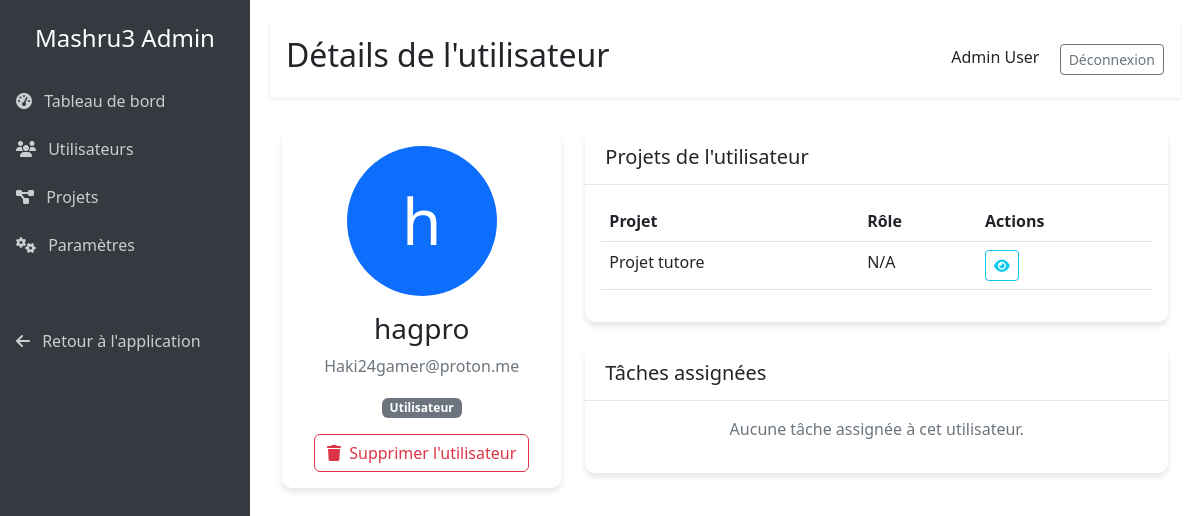
/admin/user/3 (signed in), run on the app's committed database.
### app.py (models this page shows)
class User(db.Model):
    user_id = db.Column(db.Integer, primary_key=True)
    name = db.Column(db.String(255), nullable=False)
    image = db.Column(db.String(255))
    password = db.Column(db.String(255), nullable=False)
    email = db.Column(db.String(255), unique=True, nullable=False)
    is_admin = db.Column(db.Boolean, default=False)
    created_at = db.Column(db.DATE, server_default=db.func.current_date())  # Add created_at field

class Project(db.Model):
    project_id = db.Column(db.Integer, primary_key=True)
    name = db.Column(db.String(255), nullable=False)
    description = db.Column(db.Text)
    image = db.Column(db.String(255))
    start_date = db.Column(db.DATE, nullable=True)
    end_date = db.Column(db.DATE, nullable=True)
    finished_date = db.Column(db.DATE, nullable=True)
    created_at = db.Column(db.DATE, server_default=db.func.current_date())

### app.py (the view)
@app.route('/admin/user/<int:user_id>', methods=['GET'])
def admin_user_details(user_id):
    if 'user_id' not in session:
        return redirect(url_for('connexion'))
    current_user = db.session.get(User, session['user_id'])
    if not current_user or not current_user.is_admin:
        return redirect(url_for('dashboard'))
    user = db.session.get(User, user_id)
    user_projects = db.session.query(Project).join(Participate).filter(
        Participate.user_id == user_id
    ).all()
    user_tasks = db.session.query(Task).join(Assigned).filter(
        Assigned.user_id == user_id
    ).all()
    return render_template('admin/user_details.html', user=user, projects=user_projects, tasks=user_tasks)

### app.py (called while the page is built)
@app.context_processor
def inject_quote():
    return {'quote': random.choice(COLLABORATION_QUOTES) if 'COLLABORATION_QUOTES' in globals() else None}

@app.context_processor
def inject_user_data():
    if 'user_id' in session:
        user = db.session.get(User, session['user_id'])
        if user:
            return {
                'user_first_name': user.name,
                'user_image': user.image,
                'is_admin': user.is_admin  # Add admin status here
            }
    return {'user_first_name': None, 'user_image': None, 'is_admin': False}

@app.context_processor
def inject_notifications_data():
    if 'user_id' in session:
        unread_count = Notification.query.filter_by(
            recipient_id=session['user_id'],
            is_read=False
        ).count()
        return {'notification_count': unread_count}
    return {'notification_count': 0}

### templates/admin/user_details.html (shortened to what this page needs)
{% extends 'admin/base.html' %}
{% block page_title %}Détails de l'utilisateur{% endblock %}
{% block content %}
<div class="container-fluid">
    <div class="row">
        <div class="col-md-4">
            <div class="card">
                <div class="card-body text-center">
                    {% if user.image %}
                    <img src="{{ user.image }}" alt="{{ user.name }}" class="rounded-circle mb-3" style="width: 150px; height: 150px; object-fit: cover;">
                    {% else %}
                    <div class="avatar rounded-circle bg-primary text-white d-flex align-items-center justify-content-center mx-auto mb-3" style="width: 150px; height: 150px; font-size: 4rem;">
                        {{ user.name[0] }}
                    </div>
                    {% endif %}
                    <h3>{{ user.name }}</h3>
                    <p class="text-muted">{{ user.email }}</p>
                    <p>
                        {% if user.is_admin %}
                        <span class="badge bg-danger">Administrateur</span>
                        {% else %}
                        <span class="badge bg-secondary">Utilisateur</span>
                        {% endif %}
                    </p>
                    <button class="btn btn-outline-danger" id="deleteUserBtn" data-user-id="{{ user.user_id }}" data-user-name="{{ user.name }}">
                        <i class="fas fa-trash me-1"></i> Supprimer l'utilisateur
                    </button>
                </div>
            </div>
        </div>
        <div class="col-md-8">
            <div class="card mb-4">
                <div class="card-header">
                    <h5 class="mb-0">Projets de l'utilisateur</h5>
                </div>
                <div class="card-body">
                    {% if projects %}
                    <div class="table-responsive">
                        <table class="table table-hover">
                            <thead>
                                <tr>
                                    <th>Projet</th>
                                    <th>Rôle</th>
                                    <th>Actions</th>
                                </tr>
                            </thead>
                            <tbody>
                                {% for project in projects %}
                                <tr>
                                    <td>{{ project.name }}</td>
                                    <td>
                                        {% set participate = participations[project.project_id] if participations is defined else None %}
                                        {{ participate.role if participate else 'N/A' }}
                                    </td>
                                    <td>
                                        <a href="{{ url_for('project_detail', project_id=project.project_id) }}" class="btn btn-sm btn-outline-info">
                                            <i class="fas fa-eye"></i>
                                        </a>
                                    </td>
                                </tr>
                                {% endfor %}
                            </tbody>
                        </table>
                    </div>
                    {% else %}
                    <p class="text-muted text-center">Cet utilisateur ne participe à aucun projet.</p>
                    {% endif %}
                </div>
            </div>
            <div class="card">
                <div class="card-header">
                    <h5 class="mb-0">Tâches assignées</h5>
                </div>
                <div class="card-body">
                    {% if tasks %}
                    <div class="table-responsive">
                        <table class="table table-hover">
                            <thead>
                                <tr>
                                    <th>Tâche</th>
                                    <th>Projet</th>
                                    <th>Priorité</th>
                                    <th>Status</th>
                                </tr>
                            </thead>
                            <tbody>
                                {% for task in tasks %}
                                <tr>
                                    <td>{{ task.title }}</td>
                                    <td>
                                        {% set project = projects_map[task.project_id] if projects_map is defined else None %}
                                        {{ project.name if project else 'N/A' }}
                                    </td>
                                    <td>
                                        <span class="badge bg-{{ 'danger' if task.priority == 'high' else 'warning' if task.priority == 'medium' else 'info' }}">
                                            {{ task.priority }}
                                        </span>
                                    </td>
                                    <td>
                                        <span class="badge bg-{{ 'success' if task.status == 'DONE' else 'primary' if task.status == 'IN_PROGRESS' else 'secondary' }}">
                                            {{ task.status }}
                                        </span>
                                    </td>
                                </tr>
                                {% endfor %}
                            </tbody>
                        </table>
                    </div>
                    {% else %}
                    <p class="text-muted text-center">Aucune tâche assignée à cet utilisateur.</p>
                    {% endif %}
                </div>
            </div>
        </div>
    </div>
</div>
{% endblock %}

### templates/admin/base.html (shortened to what this page needs)
<!DOCTYPE html>
<html lang="fr">
<head>
    <link href="https://cdn.jsdelivr.net/npm/bootstrap@5.2.3/dist/css/bootstrap.min.css" rel="stylesheet">
    <link rel="stylesheet" href="https://cdnjs.cloudflare.com/ajax/libs/font-awesome/6.4.0/css/all.min.css">
</head>
<body>
    <div class="sidebar">
        <div class="d-flex align-items-center justify-content-center py-4">
            <h4 class="m-0">Mashru3 Admin</h4>
        </div>
        <ul class="nav flex-column">
            <li class="nav-item">
                <a href="{{ url_for('admin_dashboard') }}" class="nav-link {% if request.path == url_for('admin_dashboard') %}active{% endif %}">
                    <i class="fas fa-tachometer-alt me-2"></i> Tableau de bord
                </a>
            </li>
            <li class="nav-item">
                <a href="{{ url_for('admin_users') }}" class="nav-link {% if request.path == url_for('admin_users') %}active{% endif %}">
                    <i class="fas fa-users me-2"></i> Utilisateurs
                </a>
            </li>
            <li class="nav-item">
                <a href="{{ url_for('admin_projects') }}" class="nav-link {% if request.path == url_for('admin_projects') %}active{% endif %}">
                    <i class="fas fa-project-diagram me-2"></i> Projets
                </a>
            </li>
            <li class="nav-item">
                <a href="{{ url_for('admin_settings') }}" class="nav-link {% if request.path == url_for('admin_settings') %}active{% endif %}">
                    <i class="fas fa-cogs me-2"></i> Paramètres
                </a>
            </li>
            <li class="nav-item mt-5">
                <a href="{{ url_for('dashboard') }}" class="nav-link">
                    <i class="fas fa-arrow-left me-2"></i> Retour à l'application
                </a>
            </li>
        </ul>
    </div>
    <div class="main-content">
        <div class="header">
            <div class="d-flex justify-content-between align-items-center">
                <h2>{% block page_title %}Administration{% endblock %}</h2>
                <div>
                    <span class="me-3">{{ user_first_name }}</span>
                    <form action="{{ url_for('deconnexion') }}" method="POST" style="display: inline;">
                        <button type="submit" class="btn btn-outline-secondary btn-sm">Déconnexion</button>
                    </form>
                </div>
            </div>
        </div>
        <div class="content">
            {% block content %}{% endblock %}
        </div>
    </div>
</body>
</html>

### templates/admin/base.html (style rules this page uses)
:root { --primary: #4262e2; --secondary: #6c757d; --success: #28a745; --danger: #dc3545; --warning: #ffc107; --info: #17a2b8; --light: #f8f9fa; --dark: #343a40; --sidebar-width: 250px; }
body { min-height: 100vh; display: flex; }
.sidebar { width: var(--sidebar-width); background-color: var(--dark); color: white; min-height: 100vh; position: fixed; top: 0; left: 0; z-index: 1000; }
.sidebar .nav-link { color: rgba(255, 255, 255, 0.75); padding: 0.75rem 1rem; transition: all 0.2s ease; }
.main-content { width: calc(100% - var(--sidebar-width)); margin-left: var(--sidebar-width); padding: 20px; }
.header { background-color: white; box-shadow: 0 1px 3px rgba(0,0,0,0.1); padding: 1rem; margin-bottom: 2rem; }
.card { border: none; border-radius: 10px; box-shadow: 0 4px 6px rgba(0, 0, 0, 0.1); margin-bottom: 20px; }
.card-header { background-color: white; border-bottom: 1px solid rgba(0,0,0,0.1); font-weight: bold; padding: 15px 20px; }

### data on the page
User: name "Admin User"
User: name "h", name "hagpro", email "Haki24gamer@proton.me"
Project: name "Projet tutore", role "N/A"
